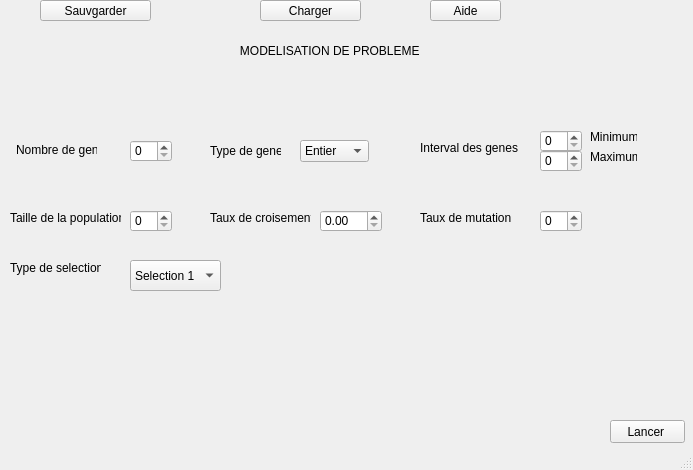
<?xml version="1.0" encoding="UTF-8"?>
<ui version="4.0">
 <class>MainWindow</class>
 <widget class="QMainWindow" name="MainWindow">
  <property name="geometry">
   <rect>
    <x>0</x>
    <y>0</y>
    <width>693</width>
    <height>470</height>
   </rect>
  </property>
  <property name="windowTitle">
   <string>MainWindow</string>
  </property>
  <widget class="QWidget" name="centralWidget">
   <widget class="QToolButton" name="toolButton_Sauvgarder">
    <property name="geometry">
     <rect>
      <x>40</x>
      <y>0</y>
      <width>111</width>
      <height>21</height>
     </rect>
    </property>
    <property name="text">
     <string>Sauvgarder</string>
    </property>
   </widget>
   <widget class="QToolButton" name="toolButton_Charger">
    <property name="geometry">
     <rect>
      <x>260</x>
      <y>0</y>
      <width>101</width>
      <height>21</height>
     </rect>
    </property>
    <property name="text">
     <string>Charger</string>
    </property>
   </widget>
   <widget class="QToolButton" name="toolButton_Aide">
    <property name="geometry">
     <rect>
      <x>430</x>
      <y>0</y>
      <width>71</width>
      <height>21</height>
     </rect>
    </property>
    <property name="text">
     <string>Aide</string>
    </property>
   </widget>
   <widget class="QPushButton" name="pushButton_Lancer">
    <property name="geometry">
     <rect>
      <x>610</x>
      <y>420</y>
      <width>75</width>
      <height>23</height>
     </rect>
    </property>
    <property name="text">
     <string>Lancer </string>
    </property>
   </widget>
   <widget class="QLabel" name="label">
    <property name="geometry">
     <rect>
      <x>220</x>
      <y>40</y>
      <width>211</width>
      <height>21</height>
     </rect>
    </property>
    <property name="text">
     <string>      MODELISATION DE PROBLEME</string>
    </property>
   </widget>
   <widget class="QSpinBox" name="spinBox">
    <property name="geometry">
     <rect>
      <x>130</x>
      <y>140</y>
      <width>42</width>
      <height>22</height>
     </rect>
    </property>
   </widget>
   <widget class="QSpinBox" name="spinBox_3">
    <property name="geometry">
     <rect>
      <x>540</x>
      <y>130</y>
      <width>42</width>
      <height>22</height>
     </rect>
    </property>
   </widget>
   <widget class="QComboBox" name="comboBox">
    <property name="geometry">
     <rect>
      <x>130</x>
      <y>260</y>
      <width>91</width>
      <height>31</height>
     </rect>
    </property>
    <item>
     <property name="text">
      <string>Selection 1</string>
     </property>
    </item>
    <item>
     <property name="text">
      <string>Selection 2</string>
     </property>
    </item>
    <item>
     <property name="text">
      <string>Selection 3</string>
     </property>
    </item>
   </widget>
   <widget class="QDoubleSpinBox" name="doubleSpinBox">
    <property name="geometry">
     <rect>
      <x>320</x>
      <y>210</y>
      <width>62</width>
      <height>22</height>
     </rect>
    </property>
   </widget>
   <widget class="QLabel" name="label_2">
    <property name="geometry">
     <rect>
      <x>16</x>
      <y>140</y>
      <width>81</width>
      <height>20</height>
     </rect>
    </property>
    <property name="text">
     <string>Nombre de gene</string>
    </property>
   </widget>
   <widget class="QLabel" name="label_3">
    <property name="geometry">
     <rect>
      <x>210</x>
      <y>140</y>
      <width>71</width>
      <height>21</height>
     </rect>
    </property>
    <property name="text">
     <string>Type de gene</string>
    </property>
   </widget>
   <widget class="QLabel" name="label_4">
    <property name="geometry">
     <rect>
      <x>420</x>
      <y>140</y>
      <width>101</width>
      <height>16</height>
     </rect>
    </property>
    <property name="text">
     <string>Interval des genes</string>
    </property>
   </widget>
   <widget class="QLabel" name="label_5">
    <property name="geometry">
     <rect>
      <x>10</x>
      <y>260</y>
      <width>91</width>
      <height>16</height>
     </rect>
    </property>
    <property name="text">
     <string>Type de selection</string>
    </property>
   </widget>
   <widget class="QLabel" name="label_6">
    <property name="geometry">
     <rect>
      <x>210</x>
      <y>210</y>
      <width>101</width>
      <height>16</height>
     </rect>
    </property>
    <property name="text">
     <string>Taux de croisement </string>
    </property>
   </widget>
   <widget class="QComboBox" name="comboBox_2">
    <property name="geometry">
     <rect>
      <x>300</x>
      <y>140</y>
      <width>69</width>
      <height>22</height>
     </rect>
    </property>
    <item>
     <property name="text">
      <string>Entier</string>
     </property>
    </item>
    <item>
     <property name="text">
      <string>Real</string>
     </property>
    </item>
    <item>
     <property name="text">
      <string>Booleen</string>
     </property>
    </item>
   </widget>
   <widget class="QSpinBox" name="spinBox_2">
    <property name="geometry">
     <rect>
      <x>540</x>
      <y>150</y>
      <width>42</width>
      <height>22</height>
     </rect>
    </property>
   </widget>
   <widget class="QLabel" name="label_7">
    <property name="geometry">
     <rect>
      <x>590</x>
      <y>130</y>
      <width>47</width>
      <height>13</height>
     </rect>
    </property>
    <property name="text">
     <string>Minimum</string>
    </property>
   </widget>
   <widget class="QLabel" name="label_8">
    <property name="geometry">
     <rect>
      <x>590</x>
      <y>150</y>
      <width>47</width>
      <height>13</height>
     </rect>
    </property>
    <property name="text">
     <string>Maximum</string>
    </property>
   </widget>
   <widget class="QLabel" name="label_9">
    <property name="geometry">
     <rect>
      <x>10</x>
      <y>210</y>
      <width>111</width>
      <height>16</height>
     </rect>
    </property>
    <property name="text">
     <string>Taille de la population</string>
    </property>
   </widget>
   <widget class="QSpinBox" name="spinBox_4">
    <property name="geometry">
     <rect>
      <x>130</x>
      <y>210</y>
      <width>42</width>
      <height>22</height>
     </rect>
    </property>
   </widget>
   <widget class="QLabel" name="label_10">
    <property name="geometry">
     <rect>
      <x>420</x>
      <y>210</y>
      <width>111</width>
      <height>16</height>
     </rect>
    </property>
    <property name="text">
     <string>Taux de mutation</string>
    </property>
   </widget>
   <widget class="QSpinBox" name="spinBox_5">
    <property name="geometry">
     <rect>
      <x>540</x>
      <y>210</y>
      <width>42</width>
      <height>22</height>
     </rect>
    </property>
   </widget>
  </widget>
  <widget class="QStatusBar" name="statusBar"/>
 </widget>
 <layoutdefault spacing="6" margin="11"/>
 <resources/>
 <connections/>
</ui>
